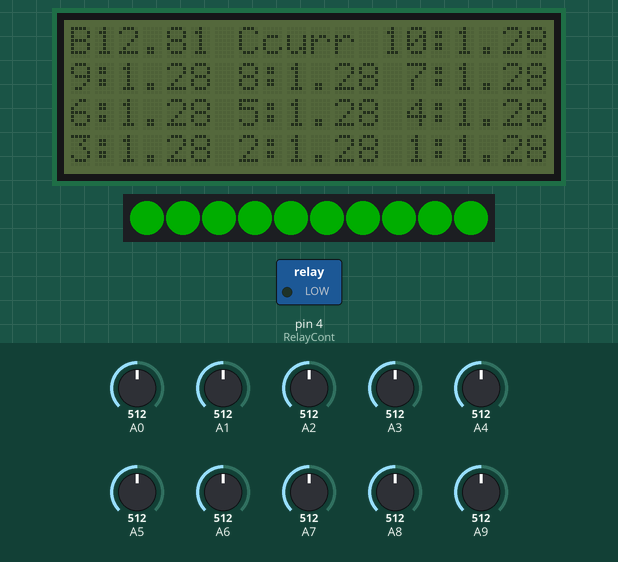
A program run on a simulated Arduino Mega 2560, built with avr-gcc and run on an emulated ATmega2560. On the bench: 20×4 character LCD, 10 RGB LEDs in strip order, left to right, switched loads named in the program (green lamp = pin HIGH). The inputs (shaded band) are chosen by the test bench; at power-on: A0 = 512, A1 = 512, A2 = 512, A3 = 512, A4 = 512, A5 = 512, A6 = 512, A7 = 512, A8 = 512, A9 = 512. Dim RGB values are drawn brighter than linear; storage starts empty; what the program prints to the serial monitor is not drawn.

Above: at 1.3 s.
1.4 s: A0 set to 623
At 4.0 s:
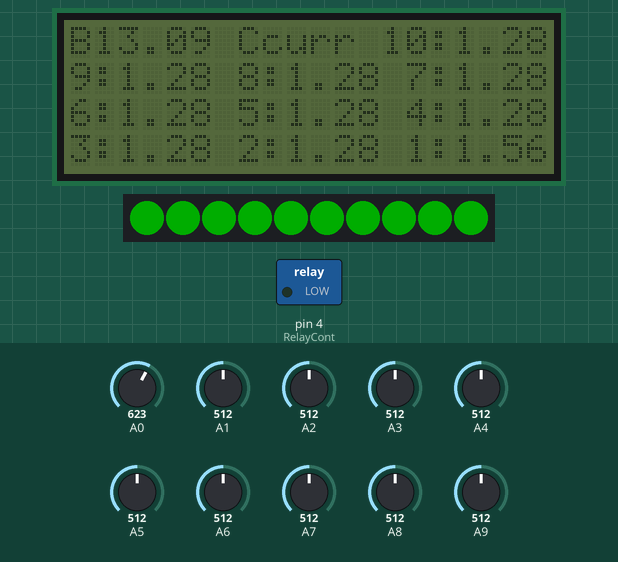
4.4 s: A0 set to 657
At 7.1 s:
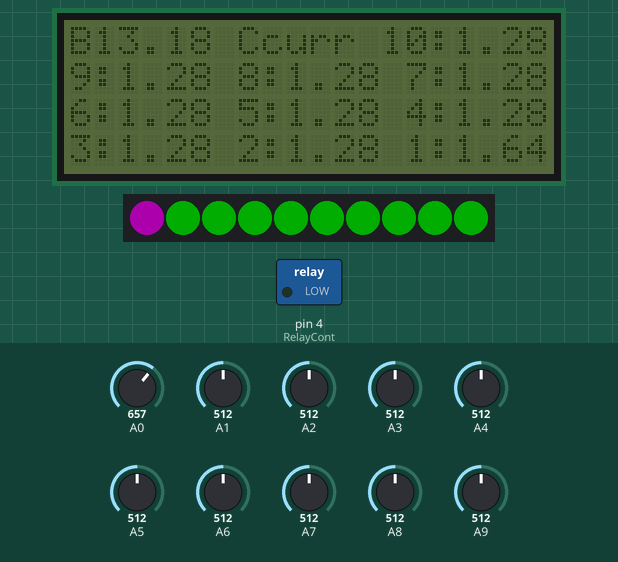
7.4 s: A1 set to 492
At 9.4 s:
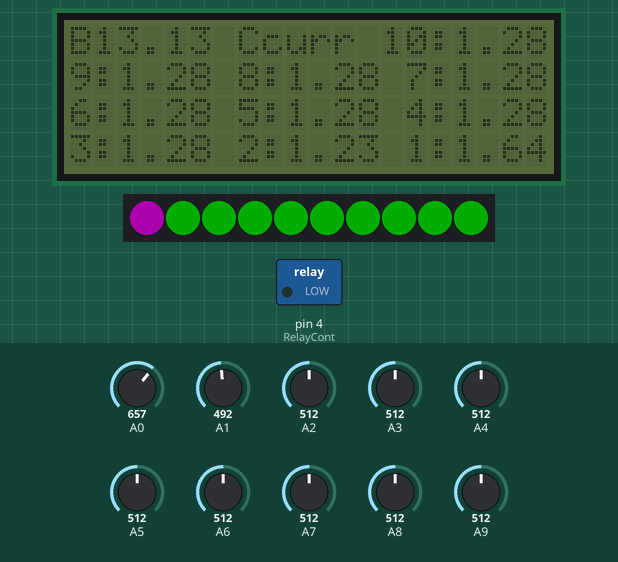
10.4 s: A1 set to 472
At 13.0 s:
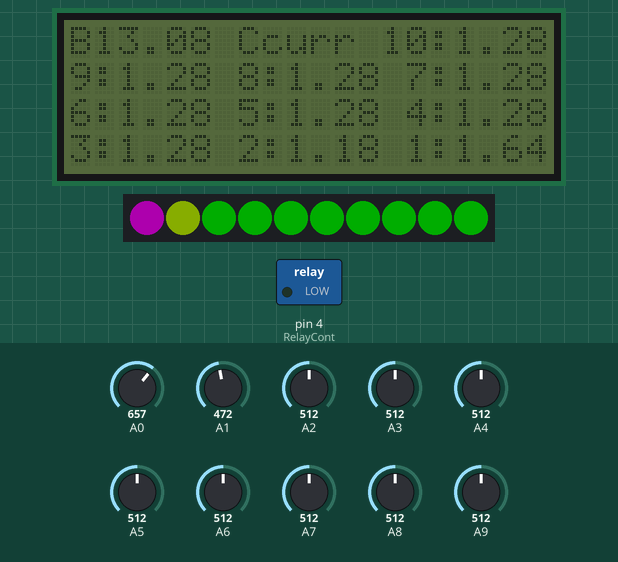
13.4 s: A2 set to 406
At 16.1 s:
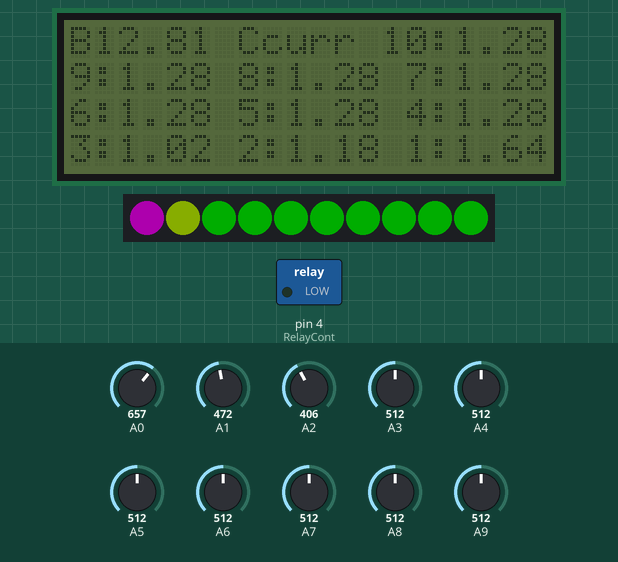
16.4 s: A2 set to 392
At 18.4 s:
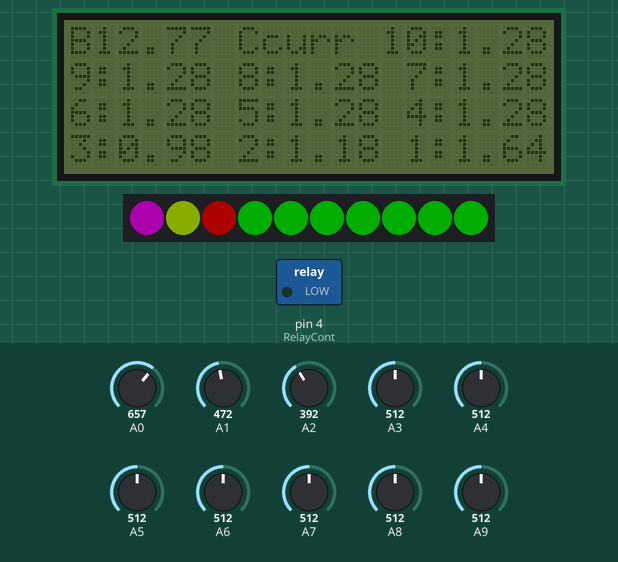
Timing chart, 0 to 19.9 s (numbered marks = the images above; inputs shaded):
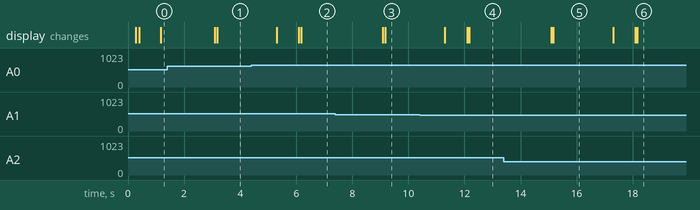

Measured:
- the behaviour switches between 639 and 640 on A0 (found by bisection; images 1 and 2)
- the behaviour switches between 480 and 479 on A1 (found by bisection; images 3 and 4)
- the behaviour switches between 400 and 399 on A2 (found by bisection; images 5 and 6)
- after the input at 1.4 s, the display: first changes after 1.7 s (image 1 shows a later state)
- after the input at 7.4 s, the display: first changes after 1.7 s (image 3 shows a later state)
- after the input at 13.4 s, the display: first changes after 1.7 s (image 5 shows a later state)

The program:

main.cpp
```cpp
/*
 * The program is for an arduino MEGA2560 based NiCd battery monitor and data logger
 *
 *
 */


// Include libraries needed for the project
#include <Arduino.h>
#include <Wire.h>
#include <LiquidCrystal_I2C.h>
#include <SPI.h>
#include <SD.h>
#include <Adafruit_NeoPixel.h>

File batfile;

// Initialize the LCD display
LiquidCrystal_I2C disp(0x27,20,4);

float GetVoltage(int AnalogInput, float comp);
void SetLEDs ();

// Initialize all the analog ports to be used, BV denotes "Battery Voltage"
// int since the Arduino analog inputs are 10-bit ADCs (1023)
int BV1 = A0;
int BV2 = A1;
int BV3 = A2;
int BV4 = A3;
int BV5 = A4;
int BV6 = A5;
int BV7 = A6;
int BV8 = A7;
int BV9 = A8;
int BV10 = A9;

// Store analog sensors in an array for simplicity with a temp array that may be used for calculations.
int CellVoltages[10] = {BV1, BV2, BV3, BV4, BV5, BV6, BV7, BV8, BV9, BV10};
float tempCellVoltages[10] = {0, 0, 0, 0, 0, 0, 0, 0, 0, 0};
uint32_t CellStat[10] = {0, 0, 0, 0, 0, 0, 0, 0, 0, 0};

// These values are to compensate for the non-matching resistors used for the difference amplifier ((Vx+ - Vx-) /ACTUAL VOLTAGE)
float compensation[10] = {1.0, 1.0, 1.0, 1.0, 1.0, 1.0, 1.0, 1.0, 1.0, 1.0};


// Initialize any digital pins to be used, RelayCont denotes a relay control signal.

int RelayCont = 4;                    // Relay Control

// Initialize any temporary or global values to be used
float temp = 0;                 // Global placeholder
const int numReadings = 10;     // Number of readings for the analog input average function
float analogRef = 2.56;         // Analog reference voltage. This value is set in "SETUP" and is selectable. See Arduino "AREF" documentation
float BatteryVolt = 0;          // Total battery voltage for a 10 cell pack
int Timer = 0;                  // Charge and Discharge Timer
int TimeToggle = 0;             // Timer Toggle
int oldTime = 0;                // placeholder for time
bool ChargeState;               // Placeholder for the charging state
bool LoadState;                 // Placeholder for the loading state

// NeoPixel Strip
#define LED_PIN 2
#define LED_COUNT 10
Adafruit_NeoPixel strip(LED_COUNT, LED_PIN, NEO_GRB + NEO_KHZ800);

// Setup, runs once.
void setup() {

  // Initialize the LCD
  disp.init();
  disp.setBacklight(LOW);

  // Set the Analog Reference Voltage
  analogReference(INTERNAL2V56);

  // Set up timer
  cli();      // Disable interrrupts

  TCCR4A = 0;   // Set entire TCCR1A register to 0
  TCCR4B = 0;   // Set entire TCCR1B register to 0
  TCNT4 = 0;    // Initialize counter value to 0
  // set compare match register for 1hz increments
  OCR4A = 15624/1;  // (16*10^6) / (1*1024) - 1 (must be <65536)
  // turn on CTC mode
  TCCR4B |= (1 << WGM12);
  // Set CS12 and CS10 bits for 1024 prescaler
  TCCR4B |= (1 << CS12) | (1 << CS10);
  // enable timer compare interrupt
  TIMSK4 |= (1 << OCIE4A);

  sei();      // Enable Interrupts

  // Begin serial communication
  Serial.begin(9600);

  if (!SD.begin()){
    Serial.println("SD Card initialization failed");
    disp.setBacklight(HIGH);
    disp.setCursor(0,0), disp.print("SD CARD FAIL");
    // while(1);
  }

  batfile = SD.open("Battery.txt", FILE_WRITE);
  if(batfile){
    Serial.println("SD Card file successfully opened");
    batfile.println("BATTERY TEST VOLTAGES AND CURRENT");
    batfile.println("TIMER\tBATTERY\tCURRENT\tBAT1\tBAT2\tBAT3\tBAT4\tBAT5\tBAT6\tBAT7\tBAT8\tBAT9\tBAT10");
  }else{
    Serial.println("SD Card file opening error");
  }
  batfile.close();

  pinMode(RelayCont, OUTPUT);
  digitalWrite(RelayCont, LOW);
  Serial.print("Clock\t"),Serial.print("Total\t"), Serial.print("BAT1\t"), Serial.print("BAT2\t"), Serial.print("BAT3\t"), Serial.print("BAT4\t"), Serial.print("BAT5\t"),
               Serial.print("BAT6\t"), Serial.print("BAT7\t"), Serial.print("BAT8\t"), Serial.print("BAT9\t"), Serial.println("BAT10\t");

  // Neopixel Strip
  strip.begin();           // INITIALIZE NeoPixel strip object (REQUIRED)
  strip.show();            // Turn OFF all pixels ASAP
  strip.setBrightness(50); // Set BRIGHTNESS to about 1/5 (max = 255)
}

// Main loop.
void loop() {

  // Evaluate Total Battery Pack Voltage
  BatteryVolt = 0;
  for (int k = 0; k < 10; k = k + 1) {
    BatteryVolt = BatteryVolt + tempCellVoltages[k];
  }

  /* Check and set charging state
      - Check for undervoltage condition (cells are discharged or low charge)
        - Enable charge relay
        - Disable load relay (unless loading state active)
      - Check for overvoltage condition (cells are charged too high)
        - Disable charge relay
      - Check for "Negative-Delta-Voltage" (cells are charged too high and too quickly)
        - Disable charge relay
  */

  /* Check and set loading state
      -


  */

  // Check for 1Hz datalog
  if(TimeToggle != oldTime){
    oldTime = TimeToggle;

    Serial.print(Timer),Serial.print("\t");

    // Print the values to the serial monitor. This will change to a SD card storage device.
    batfile = SD.open("Battery.txt", FILE_WRITE);
    Serial.print(BatteryVolt), Serial.print("\t");
    batfile.print(Timer), batfile.print("\t");
    batfile.print(BatteryVolt), batfile.print("\t");
    batfile.print("curr"), batfile.print("\t");
    for (int j = 0; j < 10; j = j + 1) {
      temp = tempCellVoltages[j];
      Serial.print(temp), Serial.print("\t");
      batfile.print(temp), batfile.print("\t");
    }
    Serial.println("");
    batfile.println("");
    batfile.close();

    // Print the Values to the LCD Display
    disp.setCursor(0,0), disp.print("B"), disp.setCursor(1,0),disp.print(BatteryVolt);
    disp.setCursor(7,0), disp.print("C"), disp.setCursor(8,0),disp.print("curr");
    disp.setCursor(13,0), disp.print("10:"), disp.setCursor(16,0), disp.print(tempCellVoltages[9]);
    disp.setCursor(0,1), disp.print("9:"), disp.setCursor(2,1), disp.print(tempCellVoltages[8]);
    disp.setCursor(7,1), disp.print("8:"), disp.setCursor(9,1), disp.print(tempCellVoltages[7]);
    disp.setCursor(14,1), disp.print("7:"), disp.setCursor(16,1), disp.print(tempCellVoltages[6]);
    disp.setCursor(0,2), disp.print("6:"), disp.setCursor(2,2), disp.print(tempCellVoltages[5]);
    disp.setCursor(7,2), disp.print("5:"), disp.setCursor(9,2), disp.print(tempCellVoltages[4]);
    disp.setCursor(14,2), disp.print("4:"), disp.setCursor(16,2), disp.print(tempCellVoltages[3]);
    disp.setCursor(0,3), disp.print("3:"), disp.setCursor(2,3), disp.print(tempCellVoltages[2]);
    disp.setCursor(7,3), disp.print("2:"), disp.setCursor(9,3), disp.print(tempCellVoltages[1]);
    disp.setCursor(14,3), disp.print("1:"), disp.setCursor(16,3), disp.print(tempCellVoltages[0]);

    SetLEDs();

    // Delay since it is not required to measure the cell voltages at very high rates. Play with this number to suit requirements.
    Timer = Timer+1;
  }

}// End main loop

// 1 Hz Timer to record the data to the SD card and the serial bus
ISR(TIMER4_COMPA_vect){
 TimeToggle++;
}

// Function to update the RGB LED indicators of cell voltage
void SetLEDs (){

  // Read the voltages at each analog input and store into a temporary array.
  for (int i = 0; i < 10; i = i + 1) {
    tempCellVoltages[i] = GetVoltage(CellVoltages[i], compensation[i]);
    if(tempCellVoltages[i] < 1.0){
      CellStat[i] = strip.Color(255,   0,   0); // Red
    }else if(tempCellVoltages[i] >= 1.0 && tempCellVoltages[i] < 1.2){
      CellStat[1] = strip.Color(200,   255,   0);; // Yellow
    }else if(tempCellVoltages[i] >= 1.2 && tempCellVoltages[i] < 1.6){
      CellStat[i] = strip.Color(0, 255,   0); // Green
    }else if(tempCellVoltages[i] >= 1.6){
      CellStat[i] = strip.Color(255, 0,   255); // Purple
    }
  }

  for(uint8_t i =0; i<strip.numPixels(); i++){
    strip.setPixelColor(i,CellStat[i]);
    delay(1);
  }
  strip.show();

}


// Function to read the analog input of the requested pin. It then converts this analog reading to a voltage.
float GetVoltage(int AnalogInput, float comp) {

  // Temporary variables for calculations and placeholders
  int tot = 0;
  int values[numReadings];
  for (int j = 0; j < numReadings; j = j + 1) {
    values[j] = 0;
  }
  int index = 0;
  float avg = 0;

  // Summing function. Takes the past "numReadings" amount of readings and sums them to be averaged.
  for (int i = 0; i < numReadings; i = i + 1) {
    tot = tot - values[index];
    values[index] = analogRead(AnalogInput);
    values[index] = values[index] / comp;
    tot = tot + values[index];
    index = index + 1;
    delay(1); // Delay for analog reading stability
  }

  // Average the total and calculate the voltage.
  avg = tot / numReadings;
  avg = avg * analogRef;
  avg = avg / 1023;

  return avg;
}
```
